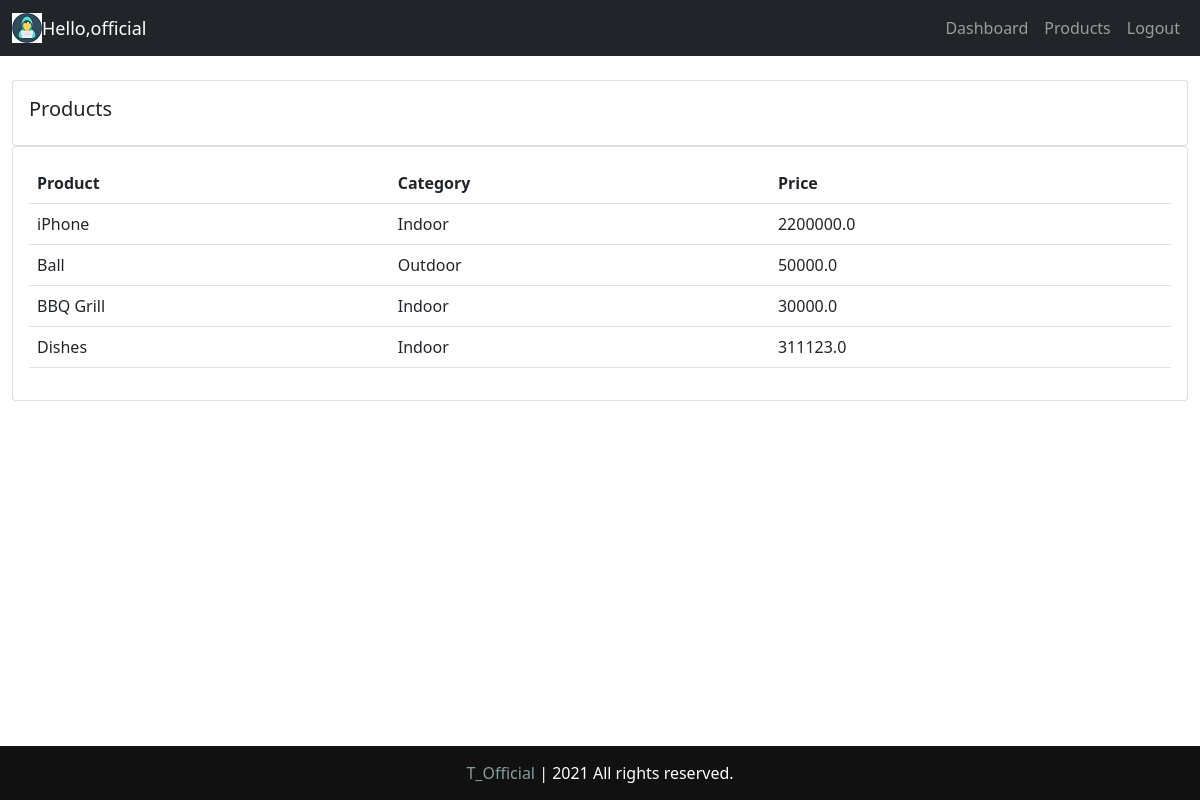
Screenshot of /products/ (signed in) with the database file from the repository.
### accounts/models.py (models this page shows, shortened)
class Product(models.Model):
    CATEGORY = (
        ('Indoor', 'Indoor'),
        ('Outdoor', 'Outdoor'),
    )
    name = models.CharField(max_length=200, null=True)
    price = models.FloatField(null=True)
    category = models.CharField(max_length=200, null=True, choices=CATEGORY)
    description = models.CharField(max_length=200, null=True, blank=True)
    date_created = models.DateField(auto_now_add=True, null=True)
    tags = models.ManyToManyField(Tag)

### accounts/decorators.py (the view)
        def wrapper_func(request, *args, **kwargs):
            group =None
            if request.user.groups.exists():
                group =request.user.groups.all()[0].name
            if group in allowed_roles:
                return view_func(request, *args, **kwargs)
            else:
                return HttpResponse('You are not authorized to view this page')

### accounts/views.py (called while the page is built)
@login_required(login_url ='loginPage')
@allowed_users(allowed_roles=['admin'])
def products(request):
    products = Product.objects.all()
    return render(request, 'accounts/products.html', {'products': products})

### templates/accounts/products.html
{% extends 'accounts/base.html' %}
{% block content %}
<br>
		<div class="row">
			<div class="col-md">
				<div class="card card-body">
					<h5>Products</h5>
				</div>
				<div class="card card-body">
					<table class="table">
						<tr>
							<th>Product</th>
							<th>Category</th>
							<th>Price</th>
						</tr>
						{% for product in products  %}
							<tr>
								<td> {{product.name}} </td>
								<td> {{product.category}} </td>
								<td> {{product.price}} </td>
							</tr>
						{% endfor %}
					</table>
				</div>
			</div>
		</div>
{% endblock content %}

### templates/accounts/navbar.html (shortened to what this page needs)
{% load static %}
<nav class="navbar navbar-expand-md navbar-dark bg-dark">
  <div class="container-fluid">
        <img src="{% static 'images/logo2.jpg' %}">
        <span class="hello-msg">  Hello,{{request.user}}</span>
    <div class="collapse navbar-collapse" id="navbarsExampleDefault">
      <ul class="navbar-nav navbar-right mb-2 mb-md-0">
        {% if request.user.is_staff %}
        <li class="nav-item active">
          <a class="nav-link" href="{% url 'index'%}">Dashboard</a>
        </li>
        <li class="nav-item">
          <a class="nav-link" href="{% url 'products' %}">Products</a>
        </li>
            <li class="nav-item">
              <a class="nav-link " href="{% url 'logoutPage' %}">Logout</a>
            </li>
        {% endif %}
      </ul>
    </div>
    </nav>

### static/css/style.css (style rules this page uses)
body { background-color: #ebeff5; }

### templates/accounts/navbar.html (style rules this page uses)
.hello-msg { font-size: 18px; color: #fff; margin-right: 20px; }

### rows the page displays
Product: name "iPhone", category "Indoor", price "2200000.0"
Product: name "Ball", category "Outdoor", price "50000.0"
Product: name "BBQ Grill", category "Indoor", price "30000.0"
Product: name "Dishes", category "Indoor", price "311123.0"

### other values shown
{{ request.user }} "official"
